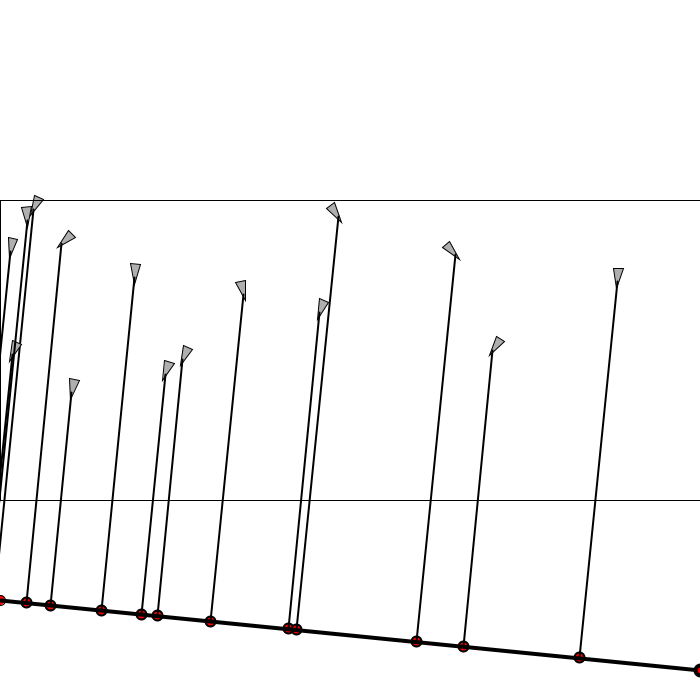
Frame 1 (no input)
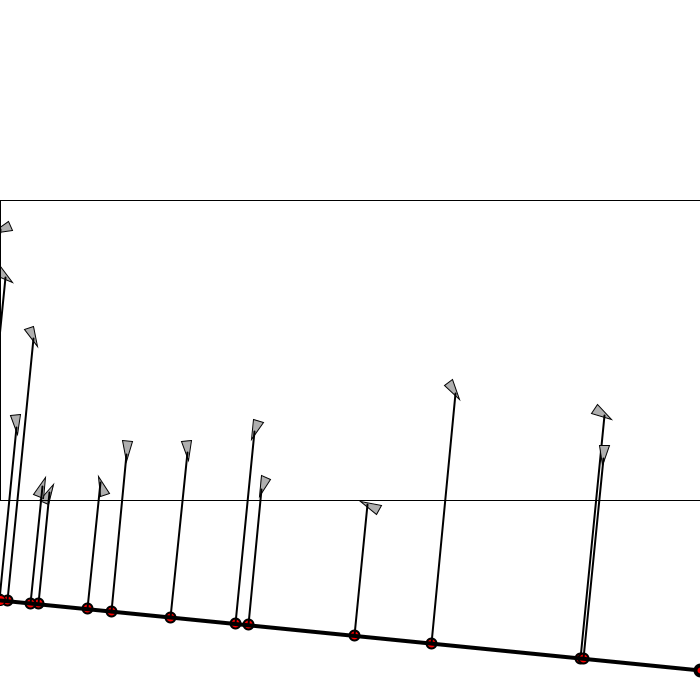
Frame 60 (the mouse pressed at the canvas centre just before this capture)
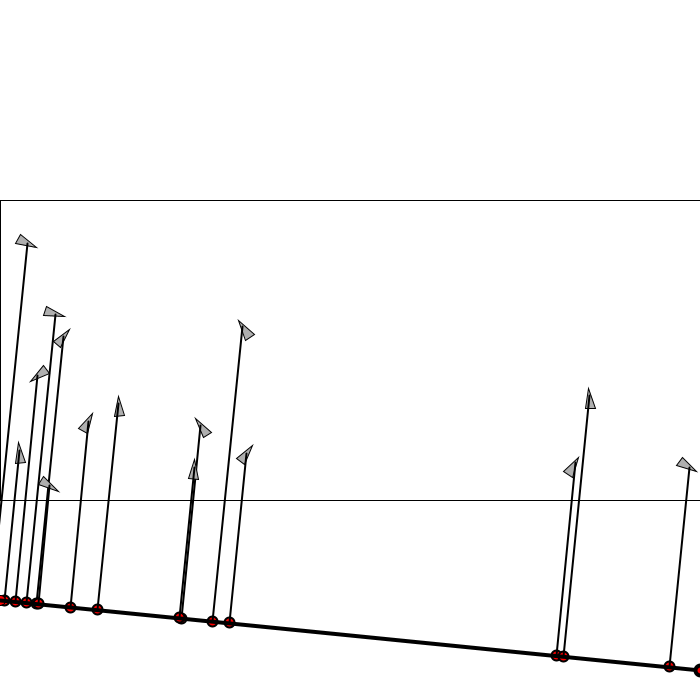
Frame 120 (the mouse held since frame 60 and released just before this capture)

The Processing sketch that drew these frames (run headless with seeded random() and noise(); from frame 60 on, the mouse is pressed at the canvas centre):

// Processing sketch: normalVectors
// ── normalVectors.pde
Vehicle[] vehicles;

PVector a;
PVector b;

void setup() {
  size(700,700);
  vehicles=new Vehicle[15];
  for(int i=0;i<vehicles.length;i++) {
    vehicles[i]=new Vehicle();
  }
  a=new PVector(0,600);
  b=new PVector(width,670);
} 

void draw() {
  background(255);
  for(Vehicle vehicle:vehicles) {
    vehicle.show();
    vehicle.update();
    vehicle.border();
    vehicle.scalarProjection();
    vehicle.repel(vehicles);
  }
  stroke(0);
  strokeWeight(1);
  noFill();
  rect(0,200,width,300);
  
  fill(255,0,0);
  stroke(0);
  ellipse(a.x,a.y,10,10);
  
  stroke(0);
  strokeWeight(4);
  line(a.x,a.y,b.x,b.y);
  
   
  fill(255,0,0);
  stroke(0);
  ellipse(b.x,b.y,10,10);
  
  
} 
// ── Vehicle.pde
class Vehicle {
  PVector pos;
  PVector vel;
  PVector acc;
  float r=5;
  
  float maxspeed=10;
  
  float maxforce=0.5;
  
  float viewAngle;
  
  Vehicle() {
    pos=new PVector(random(width),random(200,400));
    vel=new PVector(random(-3,3),random(3,3));
    acc=new PVector(0,0);
    viewAngle=radians(90);
    
  } 
  
  void show() {
    float theta = vel.heading2D() + radians(90);
    //viewAngle=viewAngle+theta;
    fill(175);
    stroke(0);
    strokeWeight(1);
    pushMatrix();
    translate(pos.x, pos.y);
    rotate(theta);
    beginShape(TRIANGLES);
    vertex(0, -r*2);
    vertex(-r, r*2);
    vertex(r, r*2);
    endShape();
    popMatrix();
  } 
  
  void update() {
    vel.add(acc);
    vel.limit(maxspeed);
    pos.add(vel);
    acc.mult(0);
  } 
  
  void border() {
    PVector desired=null;
    
    if(pos.x>width) {
      desired=new PVector(-maxspeed,vel.y);
    } else if(pos.x<0) {
      desired=new PVector(maxspeed,vel.y);
    } 
    if(pos.y>500) {
      desired=new PVector(vel.x,-maxspeed);
    } 
    if(pos.y<200) {
      desired=new PVector(vel.x,maxspeed);
    } 
    if(desired!=null) {
      desired.setMag(maxspeed);
      PVector steer=PVector.sub(desired,vel);
      steer.limit(maxforce);
      applyForce(steer);
    } 
  } 
  
  void applyForce(PVector f) {
    acc.add(f);
  } 
  
  void scalarProjection() {
    PVector ab=PVector.sub(b,a);
    PVector ap=PVector.sub(pos,a);
    ab.normalize();
    ab.mult(ap.dot(ab));
    PVector normalPoint=PVector.add(a,ab);
    //float d=ap.magSq()-ab.magSq();
    PVector distance=PVector.sub(pos,normalPoint);
    //println("Normal Point Mag="+distance.magSq()+"   Calculate Mag="+d);
    drawScalar(normalPoint);
  } 
  
  void drawScalar(PVector normal) {
    stroke(0);
    strokeWeight(2);
    fill(255,0,0);
    ellipse(normal.x,normal.y,10,10);
    
    stroke(0);
    strokeWeight(2);
    noFill();
    line(pos.x,pos.y,normal.x,normal.y);
  } 
  
  void repel(Vehicle[] vs) {
    PVector sum=new PVector(0,0);
    int count=0;
    for(Vehicle v:vs) {
      float d=PVector.dist(v.pos,pos);
      if(d>0 && d<30) {
        PVector dirTarget=PVector.sub(v.pos,pos).normalize();
        float angleBet=PVector.angleBetween(vel,dirTarget);
        if(angleBet<viewAngle/2) {
          PVector diff=PVector.sub(pos,v.pos);
          diff.normalize();
          diff.div(d);
          sum.add(diff);
          count++;
        }
      } 
    } 
    
    if(count>0) {
      sum.div(count);
      sum.normalize();
      sum.mult(maxspeed);
      PVector steer=PVector.sub(sum,vel);
      steer.limit(maxforce);
      applyForce(steer);
    } 
  } 
  
} 
